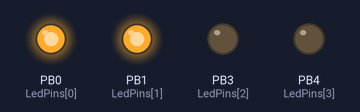
The sketch below on a simulated ATtiny85, built with avr-gcc and run on an emulated ATtiny85. Parts: output pins drawn as LEDs (lit = HIGH).

Above: at 0.15 s.
At 9.67 s:
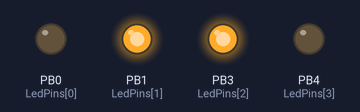
At 19.81 s:
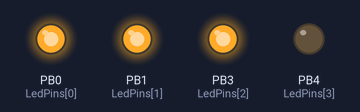
At 39.78 s:
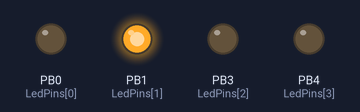
Timing chart, 0 to 40.1 s (numbered marks = the images above):
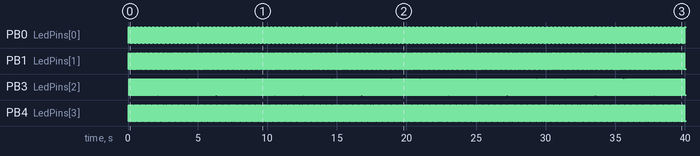

Measured:
- by itself, PB0 (LedPins[0]): alternates HIGH for 0.02 s and LOW for 0.02 s
- by itself, PB1 (LedPins[1]): alternates HIGH for 0.02 s and LOW for 0.03 s
- by itself, PB3 (LedPins[2]), PB4 (LedPins[3]): alternates HIGH for 0.03 s and LOW for 0.03 s

The sketch:

attiny85_blink.ino
```cpp
/*
 *  Created: December 5, 2015
 *  By: Dan Ward <dpw989@gmail.com>
 *
 * Using an ATtiny85, toggle 4 LEDs in a pattern.
 */

//Number of LEDs
int NumLeds = 4;

//Pins used
int LedPins[] =
{
  0, 1, 3, 4
};

//Current Mills
unsigned long currentTime = 0;

//Record time through loop.
unsigned long LastLedTime[] =
{
  0, 0, 0, 0
};

//Led States
int LedState[] =
{
  LOW, LOW, LOW, LOW
};

//Flash Pattern
long Pattern[] =
{
  20, 25, 35, 30
};

/*
* Setup Pins
*/
void setup() {
  pinMode(LedPins[0], OUTPUT);
  pinMode(LedPins[1], OUTPUT);
  pinMode(LedPins[2], OUTPUT);
  pinMode(LedPins[3], OUTPUT);
}

/*
* Main Loop
*/
void loop() {
  currentTime = millis(); // Get Current Time.
  for (int i = 0; i < NumLeds; i++) // Loop each LED
  {
    if (currentTime - LastLedTime[i] >= Pattern[i]) // If enough time has passed toggle LED.
    {
      LastLedTime[i] = millis(); // Record Current time.
      ToggleLed(i);// Toggle LED.
    }
  }
}

/*
* Toggle Specific LED
*/
void ToggleLed(int led)
{
  if (LedState[led] == LOW)
    LedState[led] = HIGH;
  else
    LedState[led] = LOW;

  digitalWrite(LedPins[led], LedState[led]);
}
```
